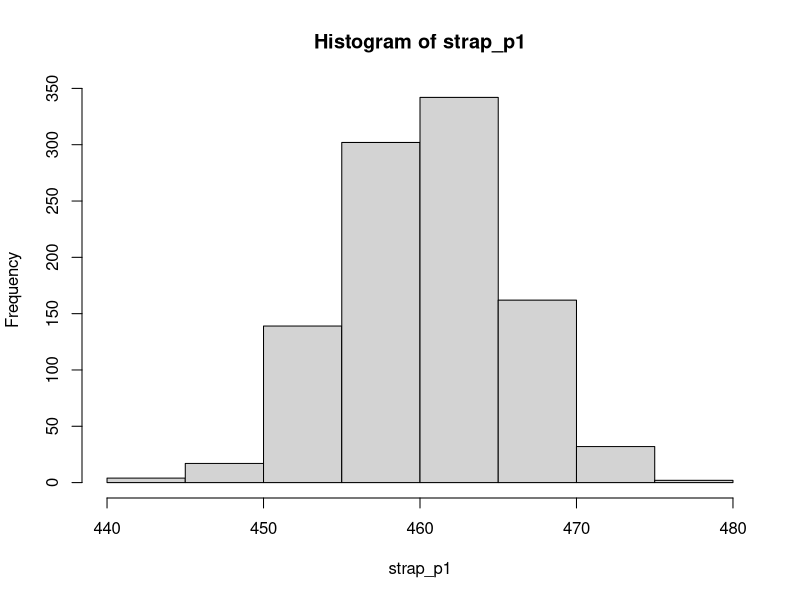
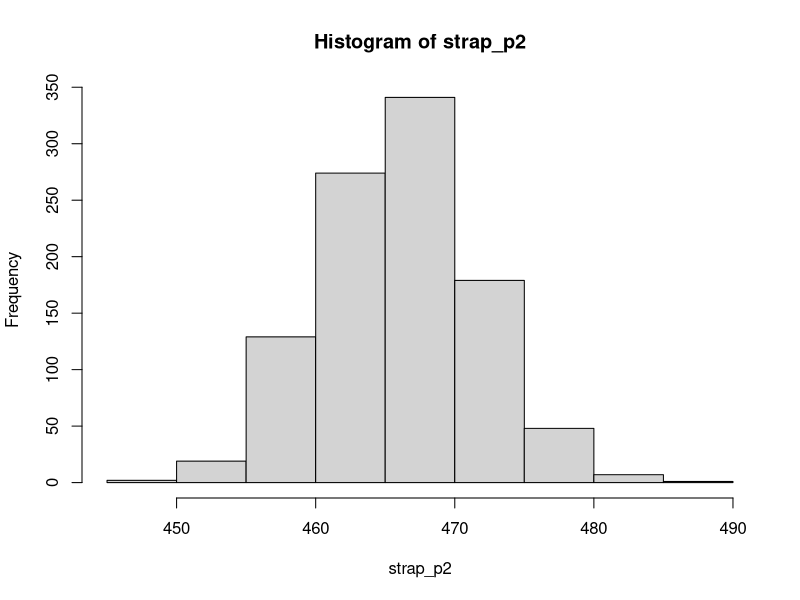
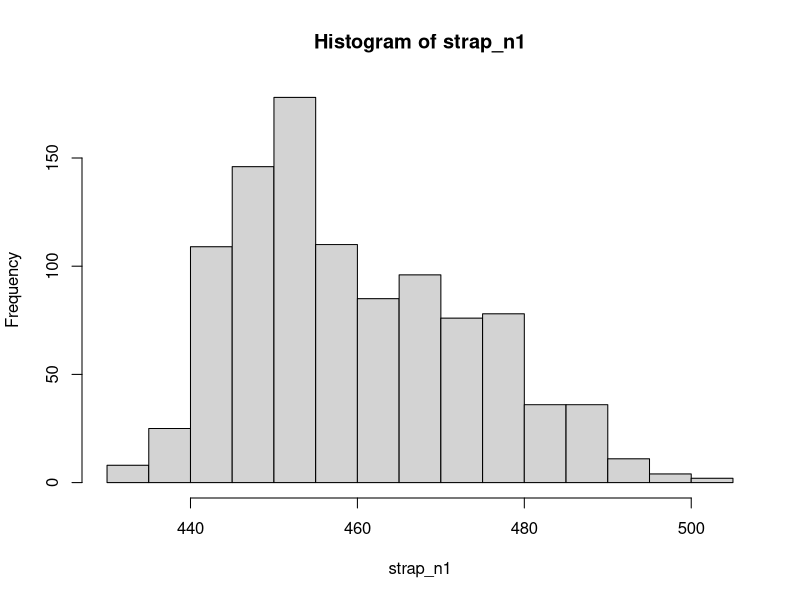
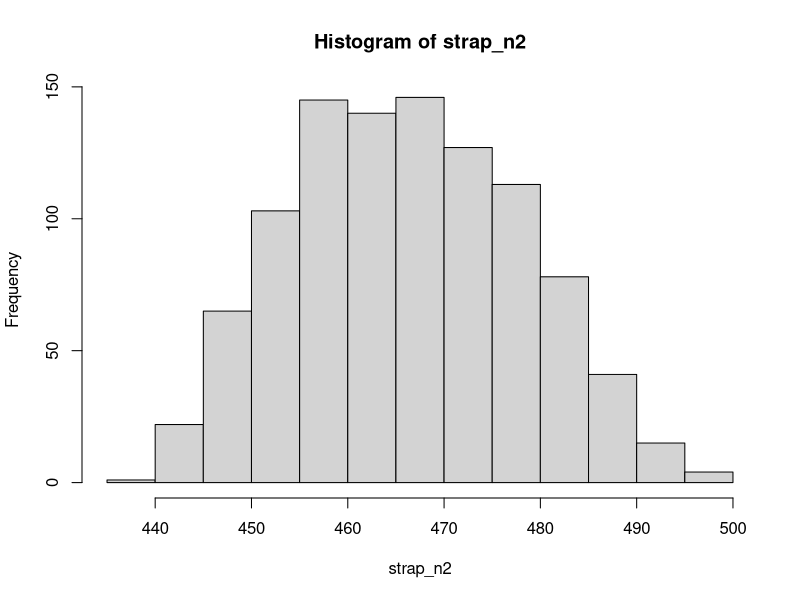

These figures' R source, in order:
## ---- chunk 1
knitr::opts_chunk$set(echo = TRUE)
## ---- chunk 2
muestra <- c(500, 488, 426, 510, 450, 368, 508, 514, 426, 476, 512, 526, 444, 524, 236)
T1 <- function(x) return(mean(x))
T2 <- function(x) return((-1+sqrt(1+4*mean(x^2)))/2)

lambda_1 <- T1(muestra)
lambda_2 <- T2(muestra)
lambda_1
lambda_2
## ---- chunk 3
set.seed(2023)
strap_p1 <- replicate(1000, T1(rpois(15, lambda_1)))
strap_p2 <- replicate(1000, T2(rpois(15, lambda_2)))

hist(strap_p1)
hist(strap_p2)
## ---- chunk 4
sd(strap_p1)
sd(strap_p2)
## ---- chunk 5
set.seed(2023)
strap_n1 <- replicate(1000, T1(sample(muestra, 10)))
strap_n2 <- replicate(1000, T2(sample(muestra, 10)))

hist(strap_n1)
hist(strap_n2)
## ---- chunk 6

